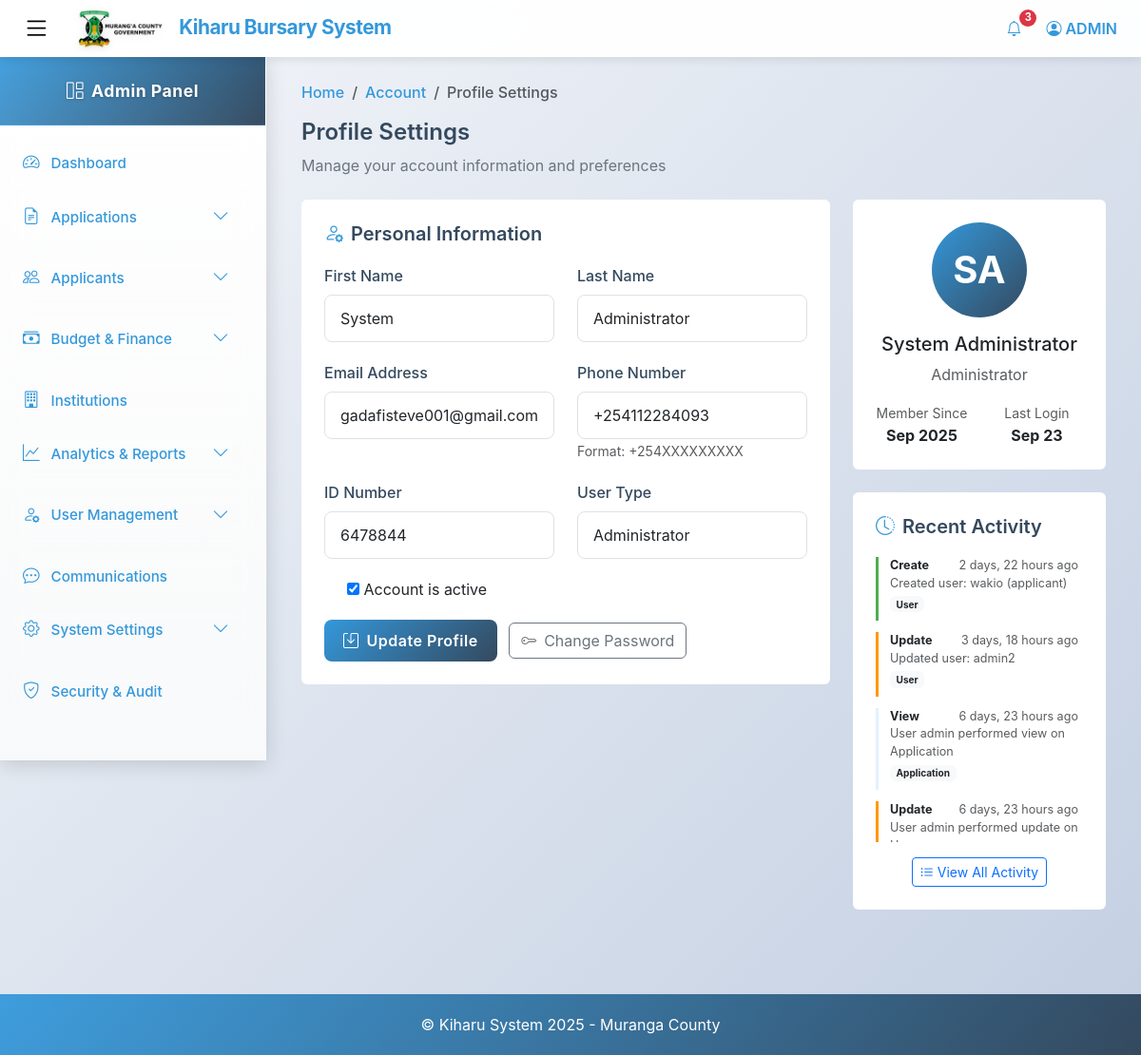
/admin-profile/ (signed in), run on an earlier commit of the app's database.
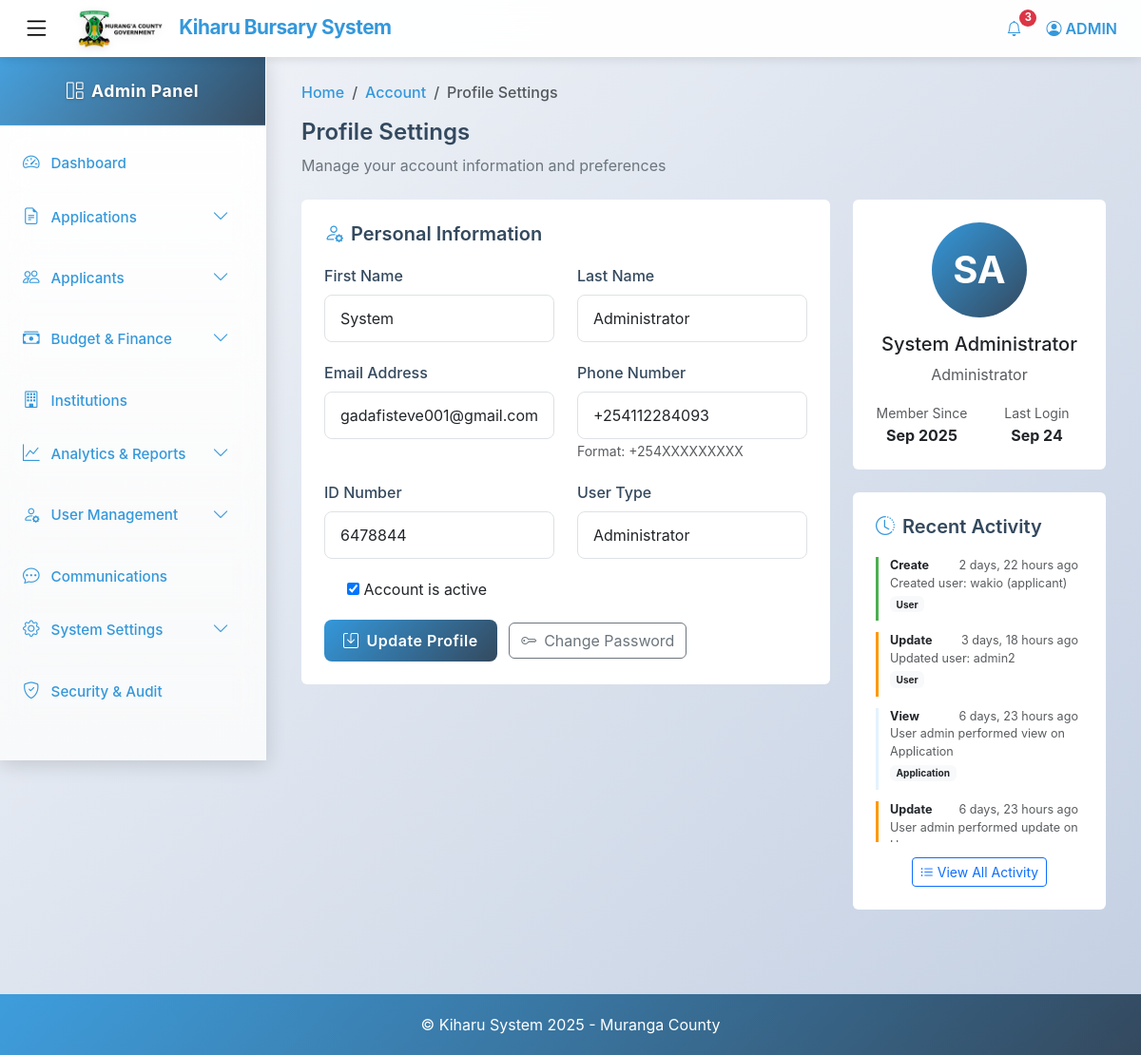
And on a later commit of the database.
### kiharu_system/models.py (models this page shows, shortened)
class User(AbstractUser):
    USER_TYPES = (
        ('applicant', 'Applicant'),
        ('admin', 'Administrator'),
        ('reviewer', 'Application Reviewer'),
        ('finance', 'Finance Officer'),
    )
    user_type = models.CharField(max_length=20, choices=USER_TYPES, default='applicant')
    id_number = models.CharField(max_length=20, unique=True, null=True, blank=True)
    phone_regex = RegexValidator(
        regex=r'^\+254\d{9}$',
        message="Phone number must be entered in the format: '+254XXXXXXXXX'. Exactly 12 digits including country code."
    )
    phone_number = models.CharField(validators=[phone_regex], max_length=17, blank=True)

class AuditLog(models.Model):
    ACTION_TYPES = (
        ('create', 'Create'),
        ('update', 'Update'),
        ('delete', 'Delete'),
        ('view', 'View'),
        ('approve', 'Approve'),
        ('reject', 'Reject'),
        ('disburse', 'Disburse'),
        ('login', 'Login'),
        ('logout', 'Logout'),
    )
    user = models.ForeignKey(User, on_delete=models.SET_NULL, null=True, related_name='audit_logs')
    action = models.CharField(max_length=20, choices=ACTION_TYPES)
    table_affected = models.CharField(max_length=100)
    record_id = models.CharField(max_length=100, blank=True, null=True)
    description = models.TextField()
    ip_address = models.GenericIPAddressField()
    timestamp = models.DateTimeField(auto_now_add=True)

### kiharu_system/views.py (the view)
# urls.py: path('admin-profile/', views.admin_profile_settings, name='admin_profile_settings'),
@login_required
@user_passes_test(is_admin_or_staff)
def admin_profile_settings(request):
    user = request.user
    if request.method == 'POST':
        form = AdminProfileForm(request.POST, instance=user)
        if form.is_valid():
            form.save()
            messages.success(request, 'Profile updated successfully!')
            AuditLog.objects.create(
                user=request.user,
                action='update',
                table_affected='User',
                record_id=str(user.id),
                description=f'Updated profile information',
                ip_address=request.META.get('REMOTE_ADDR', '127.0.0.1')
            )
            return redirect('admin_profile_settings')
    else:
        form = AdminProfileForm(instance=user)
    recent_activities = AuditLog.objects.filter(user=user).order_by('-timestamp')[:10]
    context = {
        'form': form,
        'user': user,
        'recent_activities': recent_activities,
        'page_title': 'Profile Settings',
    }
    return render(request, 'admin/profile_settings.html', context)

### templates/admin/profile_settings.html (shortened to what this page needs)
{% extends 'admin_base.html' %}
{% load static %}
{% block content %}
<div class="container-fluid">
    <div class="row">
        <div class="col-12">
            <nav aria-label="breadcrumb">
            <ol class="breadcrumb mb-3">
                <li class="breadcrumb-item">
                <a href="{% url 'admin_dashboard' %}">Home</a>
                </li>
                <li class="breadcrumb-item">
                <a href="#">Account</a>
                </li>
                <li class="breadcrumb-item active" aria-current="page">
                Profile Settings
                </li>
            </ol>
            </nav>
            <div class="page-header">
                <h4 class="page-title">Profile Settings</h4>
                <p class="page-subtitle">Manage your account information and preferences</p>
            </div>
        </div>
    </div>
    <div class="row">
        <div class="col-lg-8">
            <div class="profile-card">
                <h4 class="card-title">
                    <i class="bi bi-person-gear"></i>
                    Personal Information
                </h4>
                <form method="post" class="needs-validation" novalidate>
                    <div class="row">
                        <div class="col-md-6">
                            <div class="form-group">
                                <label class="form-label">First Name</label>
                                {{ form.first_name }}
                            </div>
                        </div>
                        <div class="col-md-6">
                            <div class="form-group">
                                <label class="form-label">Last Name</label>
                                {{ form.last_name }}
                            </div>
                        </div>
                    </div>
                    <div class="row">
                        <div class="col-md-6">
                            <div class="form-group">
                                <label class="form-label">Email Address</label>
                                {{ form.email }}
                            </div>
                        </div>
                        <div class="col-md-6">
                            <div class="form-group">
                                <label class="form-label">Phone Number</label>
                                {{ form.phone_number }}
                                <small class="form-text text-muted">Format: +254XXXXXXXXX</small>
                            </div>
                        </div>
                    </div>
                    <div class="row">
                        <div class="col-md-6">
                            <div class="form-group">
                                <label class="form-label">ID Number</label>
                                {{ form.id_number }}
                            </div>
                        </div>
                        <div class="col-md-6">
                            <div class="form-group">
                                <label class="form-label">User Type</label>
                                {{ form.user_type }}
                            </div>
                        </div>
                    </div>
                    <div class="form-group">
                        <div class="form-check">
                            {{ form.is_active }}
                            <label class="form-check-label" for="{{ form.is_active.id_for_label }}">
                                Account is active
                            </label>
                        </div>
                    </div>
                    <div class="form-actions">
                        <button type="submit" class="btn btn-primary">
                            <i class="bi bi-save me-2"></i>Update Profile
                        </button>
                        <a href="{% url 'admin_security_audit' %}" class="btn btn-outline-secondary ms-2">
                            <i class="bi bi-key me-2"></i>Change Password
                        </a>
                    </div>
                </form>
            </div>
        </div>
        <div class="col-lg-4">
            <div class="profile-card text-center">
                <div class="profile-avatar">
                    {{ user.first_name.0|default:"U" }}{{ user.last_name.0|default:"" }}
                </div>
                <h5>{{ user.first_name }} {{ user.last_name }}</h5>
                <p class="text-muted">{{ user.get_user_type_display }}</p>
                <div class="row text-center">
                    <div class="col-6">
                        <small class="text-muted">Member Since</small>
                        <div class="fw-bold">{{ user.date_joined|date:"M Y" }}</div>
                    </div>
                    <div class="col-6">
                        <small class="text-muted">Last Login</small>
                        <div class="fw-bold">{{ user.last_login|date:"M d" }}</div>
                    </div>
                </div>
            </div>
            <div class="profile-card">
                <h5 class="card-title">
                    <i class="bi bi-clock-history"></i>
                    Recent Activity
                </h5>
                {% if recent_activities %}
                    <div class="activity-scroll-container">
                        {% for activity in recent_activities %}
                            <div class="activity-item {{ activity.action }}">
                                <div class="d-flex justify-content-between">
                                    <small class="fw-bold">{{ activity.get_action_display }}</small>
                                    <small class="text-muted">{{ activity.timestamp|timesince }} ago</small>
                                </div>
                                <div class="text-muted small">
                                    {{ activity.description|truncatechars:50 }}
                                </div>
                                {% if activity.table_affected %}
                                    <small class="badge bg-light text-dark">{{ activity.table_affected }}</small>
                                {% endif %}
                            </div>
                        {% endfor %}
                    </div>
                    <div class="text-center mt-3">
                        <a href="{% url 'admin_security_audit' %}" class="btn btn-sm btn-outline-primary">
                            <i class="bi bi-list-ul me-1"></i>View All Activity
                        </a>
                    </div>
                {% else %}
                    <div class="text-center text-muted py-3">
                        <i class="bi bi-inbox fa-2x mb-2" style="font-size: 2rem;"></i>
                        <p>No recent activity</p>
                    </div>
                {% endif %}
            </div>
        </div>
    </div>
</div>
{% endblock %}

### templates/admin_base.html (shortened to what this page needs)
{% load static %}
<!DOCTYPE html>
<html lang="en">
<head>
    <link href="https://cdn.jsdelivr.net/npm/bootstrap@5.3.0/dist/css/bootstrap.min.css" rel="stylesheet">
    <link href="https://cdn.jsdelivr.net/npm/bootstrap-icons@1.11.0/font/bootstrap-icons.css" rel="stylesheet">
</head>
<body>
    <nav class="navbar navbar-expand-lg navbar-custom fixed-top">
        <div class="container-fluid">
            <button class="btn sidebar-toggle me-3" type="button" id="sidebarToggle">
                <i class="bi bi-list"></i>
            </button>
            <a class="navbar-brand" href="#">
                <img src="{% static 'images/murangalogo.png'%}" alt="Muranga County" class="county-logo">
                Kiharu Bursary System
            </a>
            <div class="collapse navbar-collapse" id="navbarNav">
                <ul class="navbar-nav ms-auto">
                    <li class="nav-item dropdown">
                        <a class="nav-link dropdown-toggle" href="#" id="notificationsDropdown" role="button" data-bs-toggle="dropdown">
                            <i class="bi bi-bell"></i>
                             <span class="badge bg-danger rounded-pill notification-badge">3</span>
                        </a>
                    </li>
                    <li class="nav-item dropdown">
                        <a class="nav-link dropdown-toggle" href="#" id="userDropdown" role="button" data-bs-toggle="dropdown">
                            <i class="bi bi-person-circle"></i>
                            ADMIN
                        </a>
                    </li>
                </ul>
            </div>
        </div>
    </nav>
    <div class="sidebar" id="sidebar">
        <div class="sidebar-header">
            <h5><i class="bi bi-grid-1x2 me-2"></i><span class="menu-text">Admin Panel</span></h5>
        </div>
        <div class="sidebar-content">
            <ul class="sidebar-menu">
                <li>
                    <a href="{% url 'admin_dashboard'%}" class="menu-link">
                        <span><i class="bi bi-speedometer2"></i><span class="menu-text">Dashboard</span></span>
                    </a>
                </li>
                <li>
                    <a href="#" class="menu-link has-submenu" data-target="applicationsMenu">
                        <span><i class="bi bi-file-earmark-text"></i><span class="menu-text">Applications</span></span>
                        <i class="bi bi-chevron-down chevron-icon"></i>
                    </a>
                </li>
                <li>
                    <a href="#" class="menu-link has-submenu" data-target="applicantsMenu">
                        <span><i class="bi bi-people"></i><span class="menu-text">Applicants</span></span>
                        <i class="bi bi-chevron-down chevron-icon"></i>
                    </a>
                </li>
                <li>
                    <a href="#" class="menu-link has-submenu" data-target="budgetMenu">
                        <span><i class="bi bi-cash-stack"></i><span class="menu-text">Budget & Finance</span></span>
                        <i class="bi bi-chevron-down chevron-icon"></i>
                    </a>
                </li>
                <li>
                    <a href="{% url 'institution_list'%}" class="menu-link">
                        <span><i class="bi bi-building"></i><span class="menu-text">Institutions</span></span>
                    </a>
                </li>
                <li>
                    <a href="#" class="menu-link has-submenu" data-target="reportsMenu">
                        <span><i class="bi bi-graph-up"></i><span class="menu-text">Analytics & Reports</span></span>
                        <i class="bi bi-chevron-down chevron-icon"></i>
                    </a>
                </li>
                <li>
                    <a href="#" class="menu-link has-submenu" data-target="usersMenu">
                        <span><i class="bi bi-person-gear"></i><span class="menu-text">User Management</span></span>
                        <i class="bi bi-chevron-down chevron-icon"></i>
                    </a>
                </li>
                <li>
                    <a href="{% url 'admin_communication'%}" class="menu-link">
                        <span><i class="bi bi-chat-dots"></i><span class="menu-text">Communications</span></span>
                    </a>
                </li>
                <li>
                    <a href="#" class="menu-link has-submenu" data-target="settingsMenu">
                        <span><i class="bi bi-gear"></i><span class="menu-text">System Settings</span></span>
                        <i class="bi bi-chevron-down chevron-icon"></i>
                    </a>
                </li>
                <li>
                    <a href="#audit-logs" class="menu-link">
                        <span><i class="bi bi-shield-check"></i><span class="menu-text">Security & Audit</span></span>
                    </a>
                </li>
            </ul>
        </div>
    </div>
    <div class="main-content" id="mainContent" style="margin-top: 60px;">
        <div class="content">
            {% block content %}
            {% endblock %}
        </div>
    </div>
    <footer class="footer">
        <p class="mb-0">&copy; Kiharu System 2025 - Muranga County</p>
    </footer>
</body>
</html>

What changed in the data, as far as the page shows it:
changed User "System": last_login "Sep 23" → "Sep 24"
